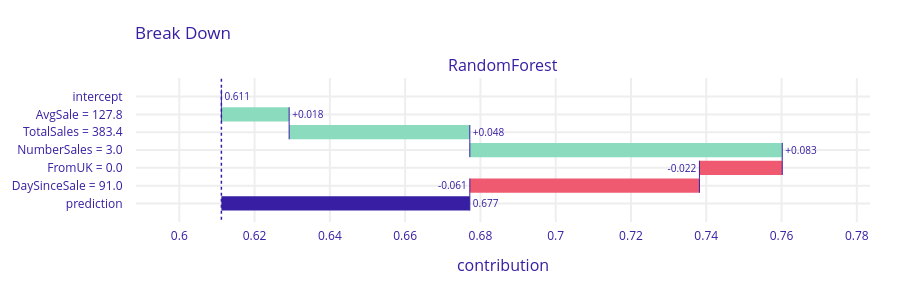

Notebook cell for this chart:
### Code cell
explicador.predict_parts(X.loc[65], type='break_down').plot()
print(y[65])

### Figure 1 — Plotly figure (JSON) as saved in the notebook; plotly's stock layout.template omitted (floating-point values rounded to 4 significant figures)
{"data": [{"base": 0.6112, "connector": {"line": {"color": "#371ea3", "dash": "solid", "width": 1}, "mode": "spanning"}, "decreasing": {"marker": {"color": "#f05a71"}}, "hoverinfo": "text+delta", "hoverlabel": {"bgcolor": "rgba(0,0,0,0.8)"}, "hovertext": ["Average response: 0.611<br>Prediction: 0.677", "AvgSale = 127.8<br>increases average response by", "TotalSales = 383.4<br>increases average response by", "NumberSales = 3.0<br>increases average response by", "FromUK = 0.0<br>decreases average response by", "DaySinceSale = 91.0<br>decreases average response by", "Average response: 0.611<br>Prediction: 0.677"], "increasing": {"marker": {"color": "#8bdcbe"}}, "measure": ["relative", "relative", "relative", "relative", "relative", "relative", "total"], "orientation": "h", "showlegend": false, "text": ["0.611", "+0.018", "+0.048", "+0.083", "-0.022", "-0.061", "0.677"], "textposition": "outside", "totals": {"marker": {"color": "#371ea3"}}, "type": "waterfall", "x": [0, 0.018, 0.048, 0.083, -0.022, -0.061, 0.066], "xaxis": "x", "y": ["intercept", "AvgSale = 127.8", "TotalSales = 383.4", "NumberSales = 3.0", "FromUK = 0.0", "DaySinceSale = 91.0", "prediction"], "yaxis": "y"}], "layout": {"annotations": [{"font": {"size": 16}, "showarrow": false, "text": "RandomForest", "x": 0.5, "xanchor": "center", "xref": "paper", "y": 1, "yanchor": "bottom", "yref": "paper"}, {"font": {"size": 16}, "showarrow": false, "text": "contribution", "x": 0.5, "xanchor": "center", "xref": "paper", "y": 0, "yanchor": "top", "yref": "paper", "yshift": -30}], "font": {"color": "#371ea3"}, "height": 293, "margin": {"b": 71, "r": 30, "t": 78}, "shapes": [{"line": {"color": "#371ea3", "dash": "dot", "width": 1.5}, "type": "line", "x0": 0.6112, "x1": 0.6112, "xref": "x", "y0": -1, "y1": 7, "yref": "y"}], "title": {"text": "Break Down", "x": 0.15}, "xaxis": {"anchor": "y", "automargin": true, "domain": [0, 1], "fixedrange": true, "gridwidth": 2, "range": [0.5885, 0.7835], "tickcolor": "white", "ticklen": 3, "ticks": "outside", "type": "linear", "zeroline": false}, "yaxis": {"anchor": "x", "automargin": true, "autorange": "reversed", "domain": [0, 1], "fixedrange": true, "gridwidth": 2, "tickcolor": "white", "ticklen": 10, "ticks": "outside", "type": "category"}}}
